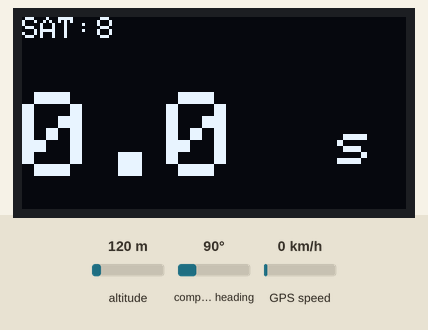
Simulated run of this sketch. Board: Arduino Uno, built with avr-gcc and run on an emulated ATmega328P. On the bench: 128×64 one-colour display. The inputs (shaded band) are chosen by the test bench; at power-on: GPS speed 0 km/h, altitude 120 m, compass heading 90°. The GPS gets a fix after 3 s at 37.7749, -122.4194 with 8 satellites.

Above: at 4.6 s.
4.7 s: GPS speed set to 30 km/h
At 6.6 s:
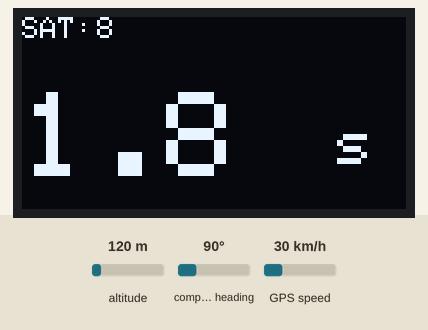
8.6 s: GPS speed set to 2 km/h
At 11.0 s:
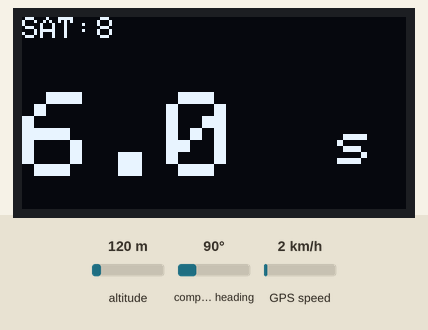
12.7 s: GPS speed set to 60 km/h
At 14.9 s:
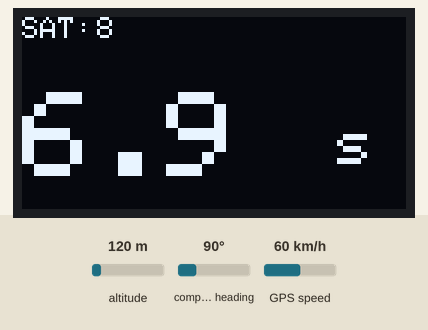
Timing chart, 0 to 16.4 s (numbered marks = the images above; inputs shaded):
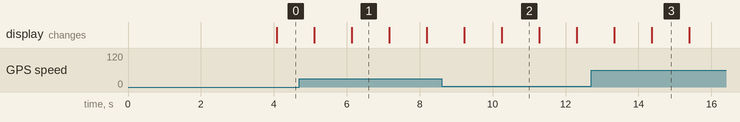

The sketch:

Cronometro_relativista.ino
```cpp
#include <SoftwareSerial.h>
#include <Wire.h>
#include <Adafruit_SSD1306.h>
#include <TinyGPS++.h>


#define SCREEN_WIDTH 128 // OLED display width, in pixels
#define SCREEN_HEIGHT 64 // OLED display height, in pixels

//On an arduino UNO: A4(SDA), A5(SCL)
#define OLED_RESET -1 //Reset pin # (or -1 if sharing Arduino reset pin)
#define SCREEN_ADDRESS 0x3c //See datasheet for Address
Adafruit_SSD1306 display(SCREEN_WIDTH, SCREEN_HEIGHT, &Wire, OLED_RESET);

#define rxPin 2
#define txPin 3
SoftwareSerial neogps(rxPin,txPin);
int i;
float tr;
TinyGPSPlus gps;

void setup() {
  Serial.begin(115200);
  //Begin serial communication Arduino IDE (Serial Monitor)

  //Begin serial communication Neo6mGPS
  neogps.begin(9600);

  // SSD1306_SWITCHCAPVCC = generate display voltage from 3.3V internally
  if(!display.begin(SSD1306_SWITCHCAPVCC, SCREEN_ADDRESS)) {
    Serial.println(F("SSD1306 allocation failed"));
    for(;;); // Don't proceed, loop forever
  }

  display.clearDisplay();
  display.display();


}

void loop() {

  boolean newData = false;
  for (unsigned long start = millis(); millis() - start < 1000;)
  {
    while (neogps.available())
    {
      if (gps.encode(neogps.read()))
      {
        newData = true;
      }
    }
  }

  //If newData is true
  if(newData == true)
  {
    newData = false;
    print_speed();
  }
  else
  {
    display.clearDisplay();
    display.setTextColor(SSD1306_WHITE);
    display.setCursor(0, 0);
    display.setTextSize(3);
    display.print("No Data");
    display.display();
  }

}

void print_speed()
{
  display.clearDisplay();
  display.setTextColor(SSD1306_WHITE);

  if (gps.location.isValid() == 1)
  {
   //String gps_speed = String(gps.speed.kmph());
    if(i<999){
        delay(0);
        float v=gps.speed.mps();
        tr=i*(1-((v*v)/(30*30)));//2=velocidad luz
        i++;
    }
    display.setCursor(0, 25);
    display.setTextSize(4);
    display.print(tr,1);

    display.setCursor(105, 35);
    display.setTextSize(2);
    display.print("s");

    display.setTextSize(1);
    display.setCursor(0, 0);
    display.print("SAT:");
    display.setCursor(25, 0);
    display.print(gps.satellites.value());

    display.display();

  }

}
```

Measured:
- what the display in image 1 shows lasts 1.1 s, from 6.1 s to 7.2 s
